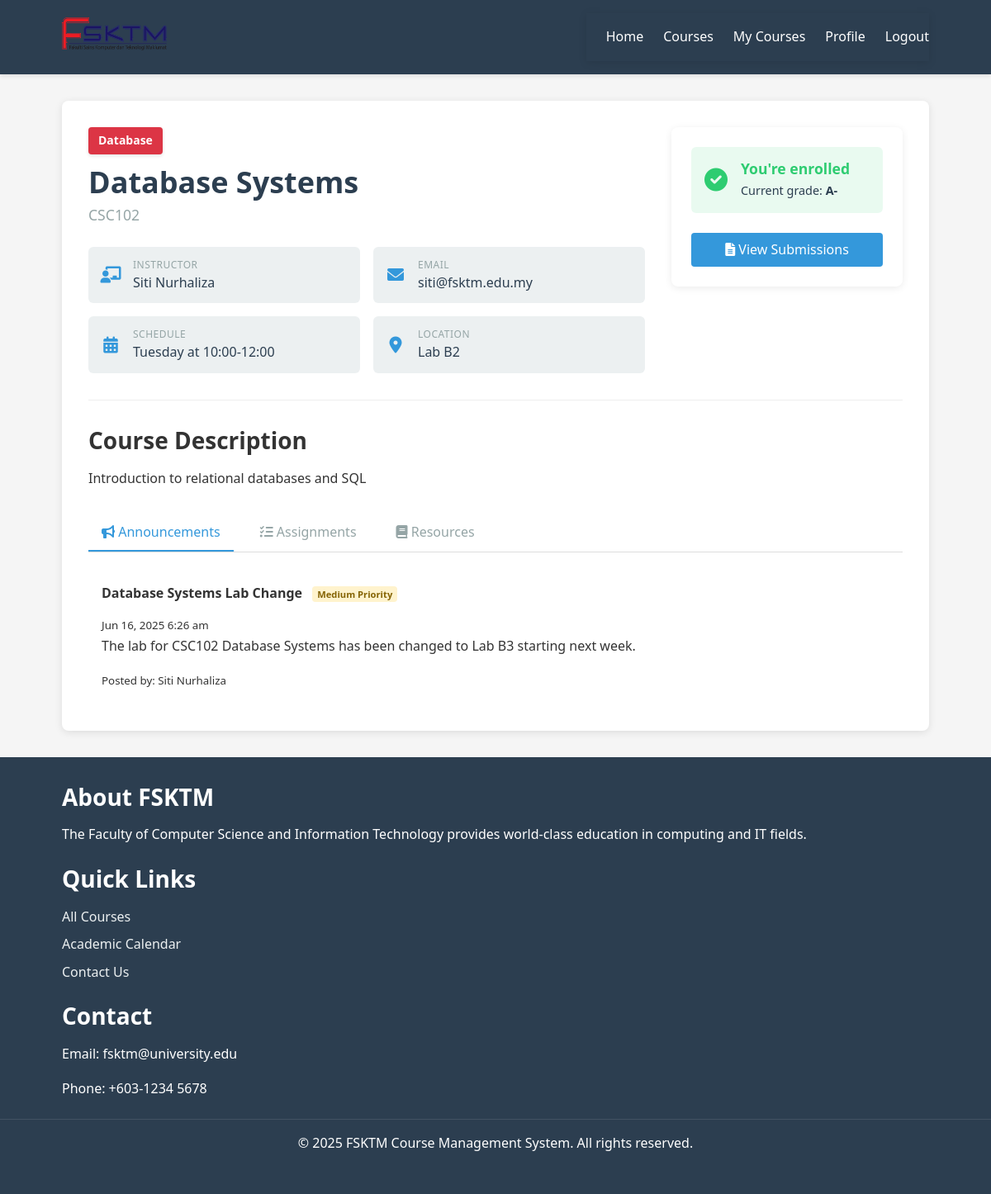
The app's page /pages/course-details.php?id=2 (signed in) with its own data.
### tables this page shows
CREATE TABLE `courses` (
  `course_id` int(11) NOT NULL,
  `course_code` varchar(10) NOT NULL,
  `course_name` varchar(100) NOT NULL,
  `description` text DEFAULT NULL,
  `credits` int(11) NOT NULL DEFAULT 3,
  `semester` enum('1','2','3') NOT NULL,
  `academic_year` varchar(9) NOT NULL,
  `max_students` int(11) DEFAULT 40,
  `current_enrolled` int(11) DEFAULT 0,
  `instructor_id` int(11) DEFAULT NULL,
  `schedule_day` varchar(20) DEFAULT NULL,
  `schedule_time` varchar(50) DEFAULT NULL,
  `classroom` varchar(20) DEFAULT NULL,
  `course_image` varchar(255) DEFAULT 'default-course.jpg',
  `prerequisites` text DEFAULT NULL,
  `category_id` int(11) DEFAULT NULL,
  `is_active` tinyint(1) DEFAULT 1,
  `created_at` timestamp NOT NULL DEFAULT current_timestamp(),
  `updated_at` timestamp NOT NULL DEFAULT current_timestamp() ON UPDATE current_timestamp()
);

CREATE TABLE `course_categories` (
  `category_id` int(11) NOT NULL,
  `category_name` varchar(50) NOT NULL,
  `description` text DEFAULT NULL,
  `color_code` varchar(7) DEFAULT '#007bff',
  `created_at` timestamp NOT NULL DEFAULT current_timestamp()
);

CREATE TABLE `users` (
  `user_id` int(11) NOT NULL,
  `username` varchar(50) NOT NULL,
  `email` varchar(100) NOT NULL,
  `password` varchar(255) NOT NULL,
  `first_name` varchar(50) NOT NULL,
  `last_name` varchar(50) NOT NULL,
  `user_type` enum('student','lecturer','admin') DEFAULT 'student',
  `profile_picture` varchar(255) DEFAULT 'default-avatar.png',
  `phone` varchar(20) DEFAULT NULL,
  `date_of_birth` date DEFAULT NULL,
  `student_id` varchar(20) DEFAULT NULL,
  `staff_id` varchar(20) DEFAULT NULL,
  `address` text DEFAULT NULL,
  `department` varchar(100) DEFAULT NULL,
  `created_at` timestamp NOT NULL DEFAULT current_timestamp(),
  `updated_at` timestamp NOT NULL DEFAULT current_timestamp() ON UPDATE current_timestamp(),
  `is_active` tinyint(1) DEFAULT 1,
  `last_login` timestamp NULL DEFAULT NULL
);

CREATE TABLE `registrations` (
  `registration_id` int(11) NOT NULL,
  `user_id` int(11) NOT NULL,
  `course_id` int(11) NOT NULL,
  `registration_date` timestamp NOT NULL DEFAULT current_timestamp(),
  `status` enum('pending','approved','rejected','dropped','completed') DEFAULT 'pending',
  `grade` varchar(3) DEFAULT NULL,
  `attendance_percentage` decimal(5,2) DEFAULT 0.00,
  `final_marks` decimal(5,2) DEFAULT 0.00,
  `notes` text DEFAULT NULL
);

CREATE TABLE `announcements` (
  `announcement_id` int(11) NOT NULL,
  `title` varchar(200) NOT NULL,
  `content` text NOT NULL,
  `course_id` int(11) DEFAULT NULL,
  `created_by` int(11) NOT NULL,
  `priority` enum('low','medium','high') DEFAULT 'medium',
  `is_active` tinyint(1) DEFAULT 1,
  `created_at` timestamp NOT NULL DEFAULT current_timestamp(),
  `updated_at` timestamp NOT NULL DEFAULT current_timestamp() ON UPDATE current_timestamp()
);

### includes/functions.php (called while the page is built, shortened)
<?php
function isLoggedIn() {
    return isset($_SESSION['user_id']);
}
function isStudent() {
    return isLoggedIn() && $_SESSION['user_type'] === ROLE_STUDENT;
}
function get_user_name($user_id) {
    $db = new Database();
    $conn = $db->getConnection();
    $stmt = $conn->prepare("SELECT CONCAT(first_name, ' ', last_name) as full_name FROM users WHERE user_id = ?");
    $stmt->bind_param("i", $user_id);
    $stmt->execute();
    $result = $stmt->get_result()->fetch_assoc();
    return $result ? $result['full_name'] : 'Unknown';
}
?>

### config/database.php (called while the page is built, shortened)
<?php
class Database {
    public function __construct() {
        $this->conn = new mysqli(DB_HOST, DB_USER, DB_PASS, DB_NAME);
    }
}
?>

### pages/course-details.php (the view, shortened to what this page needs)
<?php
require_once '../includes/functions.php';
$course_id = (int)$_GET['id'];
$db = new Database();
$conn = $db->getConnection();
$stmt = $conn->prepare("SELECT c.*, CONCAT(u.first_name, ' ', u.last_name) AS full_name, u.email AS instructor_email,
                        cc.category_name, cc.color_code
                        FROM courses c
                        LEFT JOIN users u ON c.instructor_id = u.user_id
                        LEFT JOIN course_categories cc ON c.category_id = cc.category_id
                        WHERE c.course_id = ?");
$stmt->bind_param("i", $course_id);
$stmt->execute();
$course = $stmt->get_result()->fetch_assoc();
$is_enrolled = false;
if (isStudent()) {
    $stmt = $conn->prepare("SELECT status, grade FROM registrations
                           WHERE user_id = ? AND course_id = ?");
    $stmt->bind_param("ii", $_SESSION['user_id'], $course_id);
    $stmt->execute();
    $registration = $stmt->get_result()->fetch_assoc();
    $is_enrolled = (bool)$registration;
}
$stmt = $conn->prepare("SELECT * FROM announcements
                       WHERE course_id = ?
                       ORDER BY created_at DESC LIMIT 5");
$stmt->bind_param("i", $course_id);
$stmt->execute();
$announcements = $stmt->get_result()->fetch_all(MYSQLI_ASSOC);
include '../includes/header.php';
?>
<div class="course-details-container">
    <div class="course-header">
        <div class="course-header-content">
            <div class="course-title-section">
                <div class="course-badge" style="background-color: <?= $course['color_code'] ?>">
                    <?= htmlspecialchars($course['category_name']) ?>
                </div>
                <h1><?= htmlspecialchars($course['course_name']) ?></h1>
                <p class="course-code"><?= htmlspecialchars($course['course_code']) ?></p>
            </div>
            <div class="course-meta-grid">
                <div class="meta-item">
                    <i class="fas fa-chalkboard-teacher"></i>
                    <div>
                        <span class="meta-label">Instructor</span>
                        <span class="meta-value"><?= htmlspecialchars($course['full_name']) ?></span>
                    </div>
                </div>
                <div class="meta-item">
                    <i class="fas fa-envelope"></i>
                    <div>
                        <span class="meta-label">Email</span>
                        <span class="meta-value"><?= htmlspecialchars($course['instructor_email']) ?></span>
                    </div>
                </div>
                <div class="meta-item">
                    <i class="fas fa-calendar-alt"></i>
                    <div>
                        <span class="meta-label">Schedule</span>
                        <span class="meta-value"><?= htmlspecialchars($course['schedule_day']) ?> at <?= htmlspecialchars($course['schedule_time']) ?></span>
                    </div>
                </div>
                <div class="meta-item">
                    <i class="fas fa-map-marker-alt"></i>
                    <div>
                        <span class="meta-label">Location</span>
                        <span class="meta-value"><?= htmlspecialchars($course['classroom']) ?></span>
                    </div>
                </div>
            </div>
        </div>
        <div class="course-status-card">
            <?php if (isStudent()): ?>
                <?php if ($is_enrolled): ?>
                    <div class="status-message success">
                        <i class="fas fa-check-circle"></i>
                        <div>
                            <h4>You're enrolled</h4>
                            <?php if (!empty($registration['grade'])): ?>
                                <p>Current grade: <strong><?= $registration['grade'] ?></strong></p>
                            <?php else: ?>
                                <p>Active in this course</p>
                            <?php endif; ?>
                        </div>
                    </div>
                    <a href="<?= BASE_URL ?>/pages/my-submissions.php?course_id=<?= $course_id ?>"
                    class="btn btn-primary btn-block">
                        <i class="fas fa-file-alt"></i> View Submissions
                    </a>
                <?php endif; ?>
            <?php endif; ?>
        </div>
    </div>
    <div class="course-description">
        <h3>Course Description</h3>
        <div class="bg-light p-3 rounded">
            <?= nl2br(htmlspecialchars($course['description'])) ?>
        </div>
    </div>
    <div class="course-tabs mt-4">
        <ul class="tab-nav">
            <li class="active"><a href="#announcements"><i class="fas fa-bullhorn mr-1"></i> Announcements</a></li>
            <li><a href="#assignments"><i class="fas fa-tasks mr-1"></i> Assignments</a></li>
            <li><a href="#resources"><i class="fas fa-book mr-1"></i> Resources</a></li>
        </ul>
        <div class="tab-content">
            <div id="announcements" class="tab-pane active">
                <?php if (empty($announcements)): ?>
                    <div class="alert alert-info">
                        <i class="fas fa-info-circle mr-2"></i>No announcements have been posted yet.
                    </div>
                <?php else: ?>
                    <div class="announcement-list">
                        <?php foreach ($announcements as $announcement): ?>
                            <div class="announcement-item">
                                <div class="d-flex justify-content-between align-items-center mb-2">
                                    <h4>
                                        <?= htmlspecialchars($announcement['title']) ?>
                                        <?php if ($announcement['priority'] === 'high'): ?>
                                            <span class="priority high">High Priority</span>
                                        <?php elseif ($announcement['priority'] === 'medium'): ?>
                                            <span class="priority medium">Medium Priority</span>
                                        <?php endif; ?>
                                    </h4>
                                    <div>
                                        <small class="text-muted"><?= date('M j, Y g:i a', strtotime($announcement['created_at'])) ?></small>
                                    </div>
                                </div>
                                <p><?= nl2br(htmlspecialchars($announcement['content'])) ?></p>
                                <?php if (!empty($announcement['created_by'])): ?>
                                    <small class="text-muted">
                                        Posted by: <?= get_user_name($announcement['created_by']) ?>
                                    </small>
                                <?php endif; ?>
                            </div>
                        <?php endforeach; ?>
                    </div>
                <?php endif; ?>
            </div>
        </div>
    </div>
</div>
<?php include '../includes/footer.php'; ?>

### assets/css/style.css (style rules this page uses)
:root { --primary-color: #3498db; --secondary-color: #2ecc71; --danger-color: #e74c3c; --warning-color: #f39c12; --dark-color: #2c3e50; --light-color: #ecf0f1; --gray-color: #95a5a6; --white-color: #ffffff; --black-color: #000000; }
* { margin: 0; padding: 0; box-sizing: border-box; }
body { font-family: 'Segoe UI', Tahoma, Geneva, Verdana, sans-serif; line-height: 1.6; color: #333; background-color: #f5f5f5; }
a { text-decoration: none; color: var(--primary-color); }
h1, h2, h3, h4, h5, h6 { margin-bottom: 1rem; font-weight: 600; line-height: 1.2; }
h1 { font-size: 2.5rem; }
h3 { font-size: 1.75rem; }
p { margin-bottom: 1rem; }
.btn { display: inline-block; padding: 0.5rem 1rem; border-radius: 4px; font-weight: 500; text-align: center; cursor: pointer; transition: all 0.3s ease; border: none; }
.btn-primary { background-color: var(--primary-color); color: var(--white-color); }
.course-code { color: var(--gray-color); font-size: 0.875rem; margin-bottom: 0.5rem; }
.course-details-container { background-color: var(--white-color); border-radius: 8px; box-shadow: 0 2px 10px rgba(0, 0, 0, 0.1); padding: 2rem; margin: 2rem 0; }
.course-header { display: flex; margin-bottom: 2rem; }
.course-tabs { margin-top: 2rem; }
.tab-nav { display: flex; list-style: none; border-bottom: 1px solid #ddd; margin-bottom: 1.5rem; }
.tab-nav li { margin-right: 1rem; }
.tab-nav li a { display: block; padding: 0.5rem 1rem; color: var(--gray-color); font-weight: 500; }
.tab-nav li.active a { color: var(--primary-color); border-bottom: 2px solid var(--primary-color); }
.tab-pane { display: none; }
.tab-pane.active { display: block; }
.announcement-list { margin-top: 1rem; }
.announcement-item { padding: 1rem; border-bottom: 1px solid #eee; }
.announcement-item:last-child { border-bottom: none; }
.priority { padding: 0.25rem 0.5rem; border-radius: 4px; font-size: 0.75rem; font-weight: 500; margin-left: 0.5rem; }
.priority.medium { background-color: #fff3cd; color: #856404; }

### pages/course-details.php (style rules this page uses)
.course-header { display: flex; flex-wrap: wrap; gap: 2rem; margin-bottom: 2rem; padding-bottom: 2rem; border-bottom: 1px solid #eee; }
.course-header-content { flex: 1; min-width: 300px; }
.course-title-section { margin-bottom: 1.5rem; }
.course-badge { display: inline-block; padding: 0.35rem 0.75rem; border-radius: 4px; color: white; font-weight: 600; font-size: 0.875rem; margin-bottom: 0.75rem; box-shadow: 0 2px 4px rgba(0,0,0,0.1); }
.course-header h1 { font-size: 2.25rem; margin-bottom: 0.25rem; color: var(--dark-color); }
.course-code { color: var(--gray-color); font-size: 1.1rem; margin-bottom: 1.5rem; }
.course-meta-grid { display: grid; grid-template-columns: repeat(auto-fill, minmax(250px, 1fr)); gap: 1rem; }
.meta-item { display: flex; align-items: center; gap: 0.75rem; padding: 0.75rem; background-color: var(--light-color); border-radius: 6px; }
.meta-item i { font-size: 1.25rem; color: var(--primary-color); width: 30px; text-align: center; }
.meta-label { display: block; font-size: 0.75rem; color: var(--gray-color); text-transform: uppercase; letter-spacing: 0.5px; }
.meta-value { display: block; font-weight: 500; color: var(--dark-color); }
.course-status-card { min-width: 280px; background: white; border-radius: 8px; padding: 1.5rem; box-shadow: 0 2px 10px rgba(0,0,0,0.08); align-self: flex-start; }
.status-message { display: flex; gap: 1rem; align-items: center; margin-bottom: 1.5rem; padding: 1rem; border-radius: 6px; }
.status-message i { font-size: 1.75rem; }
.status-message.success { background-color: rgba(46, 204, 113, 0.1); color: var(--secondary-color); }
.status-message h4 { margin-bottom: 0.25rem; font-size: 1.1rem; }
.status-message p { margin-bottom: 0; font-size: 0.9rem; color: var(--dark-color); }
.btn-block { display: block; width: 100%; text-align: center; }
.announcement-item { position: relative; }
.priority { font-size: 0.7rem; padding: 2px 6px; border-radius: 4px; margin-left: 8px; font-weight: 600; }
.priority.medium { background-color: #fff3cd; color: #856404; }
.announcement-item { transition: all 0.3s ease; }

### records on screen
courses: category.category_name "Database", course_name "Database Systems", course_code "CSC102", instructor.email "siti@fsktm.edu.my", schedule_day "Tuesday", schedule_time "10:00-12:00", classroom "Lab B2", description "Introduction to relational databases and SQL"
registrations: grade "A-"
announcements: title "Database Systems Lab Change", priority "Medium Priority", created_at "Jun 16, 2025 6:26 am", content "The lab for CSC102 Database Systems has been changed to Lab B3 starting next week.", created_by "Siti Nurhaliza"

### other values on screen
$course['full_name'] "Siti Nurhaliza"
